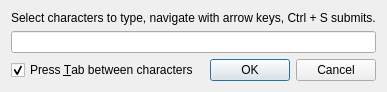
<?xml version="1.0" encoding="UTF-8"?>
<ui version="4.0">
 <class>PickcharsDialog</class>
 <widget class="QDialog" name="PickcharsDialog">
  <property name="geometry">
   <rect>
    <x>0</x>
    <y>0</y>
    <width>418</width>
    <height>188</height>
   </rect>
  </property>
  <property name="windowTitle">
   <string>KeePassXC - Pick Characters</string>
  </property>
  <layout class="QVBoxLayout" name="verticalLayout">
   <property name="sizeConstraint">
    <enum>QLayout::SetFixedSize</enum>
   </property>
   <item>
    <widget class="QLabel" name="label">
     <property name="sizePolicy">
      <sizepolicy hsizetype="Preferred" vsizetype="Fixed">
       <horstretch>0</horstretch>
       <verstretch>0</verstretch>
      </sizepolicy>
     </property>
     <property name="text">
      <string>Select characters to type, navigate with arrow keys, Ctrl + S submits.</string>
     </property>
    </widget>
   </item>
   <item>
    <layout class="QGridLayout" name="charsGrid"/>
   </item>
   <item>
    <widget class="PasswordEdit" name="selectedChars">
     <property name="sizePolicy">
      <sizepolicy hsizetype="MinimumExpanding" vsizetype="Fixed">
       <horstretch>0</horstretch>
       <verstretch>0</verstretch>
      </sizepolicy>
     </property>
     <property name="minimumSize">
      <size>
       <width>150</width>
       <height>0</height>
      </size>
     </property>
    </widget>
   </item>
   <item>
    <layout class="QHBoxLayout" name="horizontalLayout">
     <item>
      <widget class="QCheckBox" name="pressTab">
       <property name="text">
        <string>Press &amp;Tab between characters</string>
       </property>
       <property name="checked">
        <bool>true</bool>
       </property>
      </widget>
     </item>
     <item>
      <widget class="QDialogButtonBox" name="buttonBox">
       <property name="standardButtons">
        <set>QDialogButtonBox::Cancel|QDialogButtonBox::Ok</set>
       </property>
      </widget>
     </item>
    </layout>
   </item>
  </layout>
 </widget>
 <customwidgets>
  <customwidget>
   <class>PasswordEdit</class>
   <extends>QLineEdit</extends>
   <header>gui/PasswordEdit.h</header>
  </customwidget>
 </customwidgets>
 <tabstops>
  <tabstop>selectedChars</tabstop>
 </tabstops>
 <resources/>
 <connections/>
</ui>
